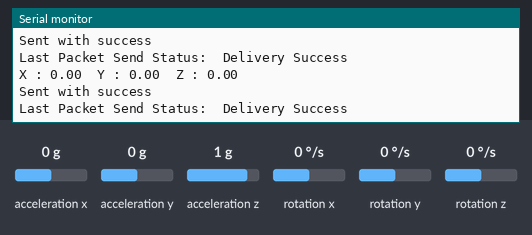
Simulated run of this sketch. Board: ESP32. Shown: the last lines printed to the serial monitor. Inputs (shaded band) come from the test bench; at power-on: acceleration x 0 g, acceleration y 0 g, acceleration z 1 g, rotation z 0 °/s, rotation x 0 °/s, rotation y 0 °/s.

Above: at 3.2 s.
3.3 s: acceleration x set to -1.4 g
At 4.6 s:
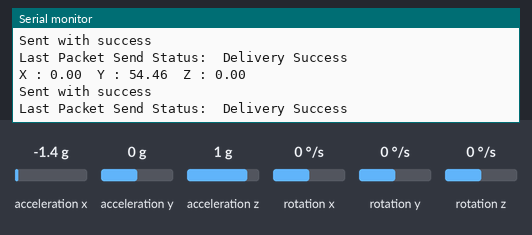
4.8 s: acceleration y set to -1.4 g
At 5.6 s:
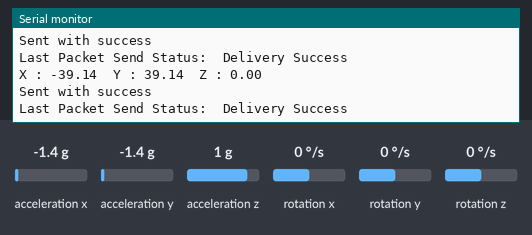
6.3 s: acceleration z set to -1.4 g
At 7.6 s:
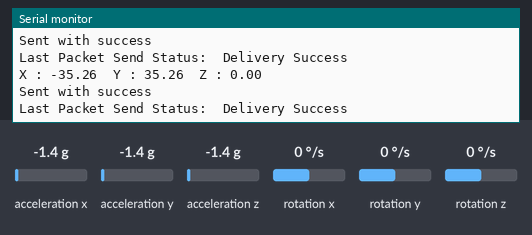
7.8 s: rotation z set to -192 °/s
At 8.8 s:
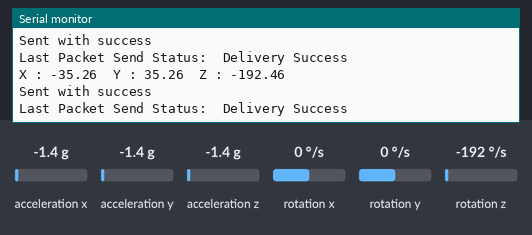
Timing chart, 0 to 10.3 s (numbered marks = the images above; inputs shaded):
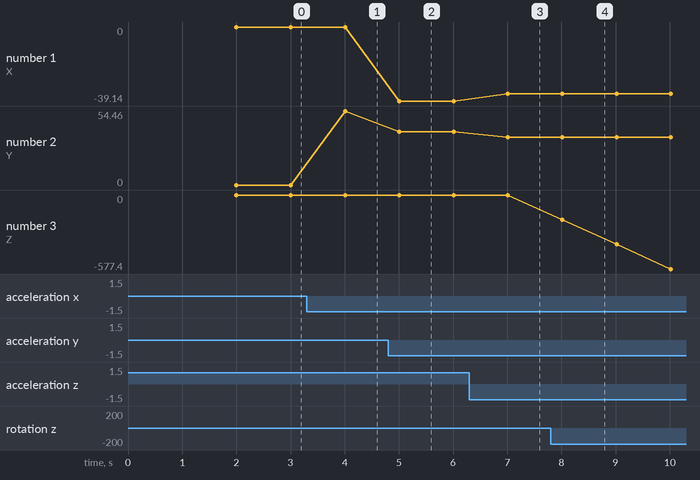

Measured:
- after the input at 3.3 s, the serial monitor: prints a new line after 0.71 s (image 1)
- after the input at 4.8 s, the serial monitor: prints a new line after 0.21 s (image 2)
- after the input at 6.3 s, the serial monitor: prints a new line after 0.71 s (image 3)
- after the input at 7.8 s, the serial monitor: prints a new line after 0.22 s (image 4)
- plotted number 1: 0 → -39.14 after the input at 4.8 s, -39.14 → -35.26 after the input at 6.3 s
- plotted number 2: 0 → 54.46 after the input at 3.3 s, 54.46 → 39.14 after the input at 4.8 s, 39.14 → 35.26 after the input at 6.3 s
- plotted number 3: 0 → -577.4 after the input at 7.8 s

The sketch:

MasterCode.ino
```cpp
// (licence header left out)
#include <esp_now.h>
#include <WiFi.h>

#include "Wire.h"
#include <MPU6050_light.h>

MPU6050 mpu(Wire);
unsigned long timer = 0;

// REPLACE WITH THE RECEIVER'S MAC Address
uint8_t broadcastAddress[] = {0xFF, 0xFF, 0xFF, 0xFF, 0xFF, 0xFF};

// Structure example to send data
// Must match the receiver structure
typedef struct struct_message {
    int id; // must be unique for each sender board
    int x_angle;
    int y_angle;
    int z_angle;
} struct_message;

// Create a struct_message called myData
struct_message myData;

// Create peer interface
esp_now_peer_info_t peerInfo;

// callback when data is sent
void OnDataSent(const uint8_t *mac_addr, esp_now_send_status_t status) {
  Serial.print("\r\nLast Packet Send Status:\t");
  Serial.println(status == ESP_NOW_SEND_SUCCESS ? "Delivery Success" : "Delivery Fail");
}

void setup() {

  Serial.begin(115200);

  Wire.begin();

  byte status = mpu.begin();
  Serial.print(F("MPU6050 status: "));
  Serial.println(status);
  while(status!=0){ } // stop everything if could not connect to MPU6050

  Serial.println(F("Calculating offsets, do not move MPU6050"));
  delay(1000);
  // mpu.upsideDownMounting = true; // uncomment this line if the MPU6050 is mounted upside-down
  mpu.calcOffsets(); // gyro and accelero
  Serial.println("Done!\n");

  // Init Serial Monitor


  // Set device as a Wi-Fi Station
  WiFi.mode(WIFI_STA);

  // Init ESP-NOW
  if (esp_now_init() != ESP_OK) {
    Serial.println("Error initializing ESP-NOW");
    return;
  }

  // Once ESPNow is successfully Init, we will register for Send CB to
  // get the status of Trasnmitted packet
  esp_now_register_send_cb(esp_now_send_cb_t(OnDataSent));

  // Register peer
  memcpy(peerInfo.peer_addr, broadcastAddress, 6);
  peerInfo.channel = 0;
  peerInfo.encrypt = false;

  // Add peer
  if (esp_now_add_peer(&peerInfo) != ESP_OK){
    Serial.println("Failed to add peer");
    return;
  }
}

void loop() {

  mpu.update();

  Serial.print("X : ");
	Serial.print(mpu.getAngleX());
	Serial.print("\tY : ");
	Serial.print(mpu.getAngleY());
	Serial.print("\tZ : ");
	Serial.println(mpu.getAngleZ());

  // Set values to send
  myData.id = 1;
  myData.x_angle = mpu.getAngleX();
  myData.y_angle = mpu.getAngleY();
  myData.z_angle = mpu.getAngleZ();

  // Send message via ESP-NOW
  esp_err_t result = esp_now_send(broadcastAddress, (uint8_t *) &myData, sizeof(myData));

  if (result == ESP_OK) {
    Serial.println("Sent with success");
  }
  else {
    Serial.println("Error sending the data");
  }
  delay(1000);
}
```
